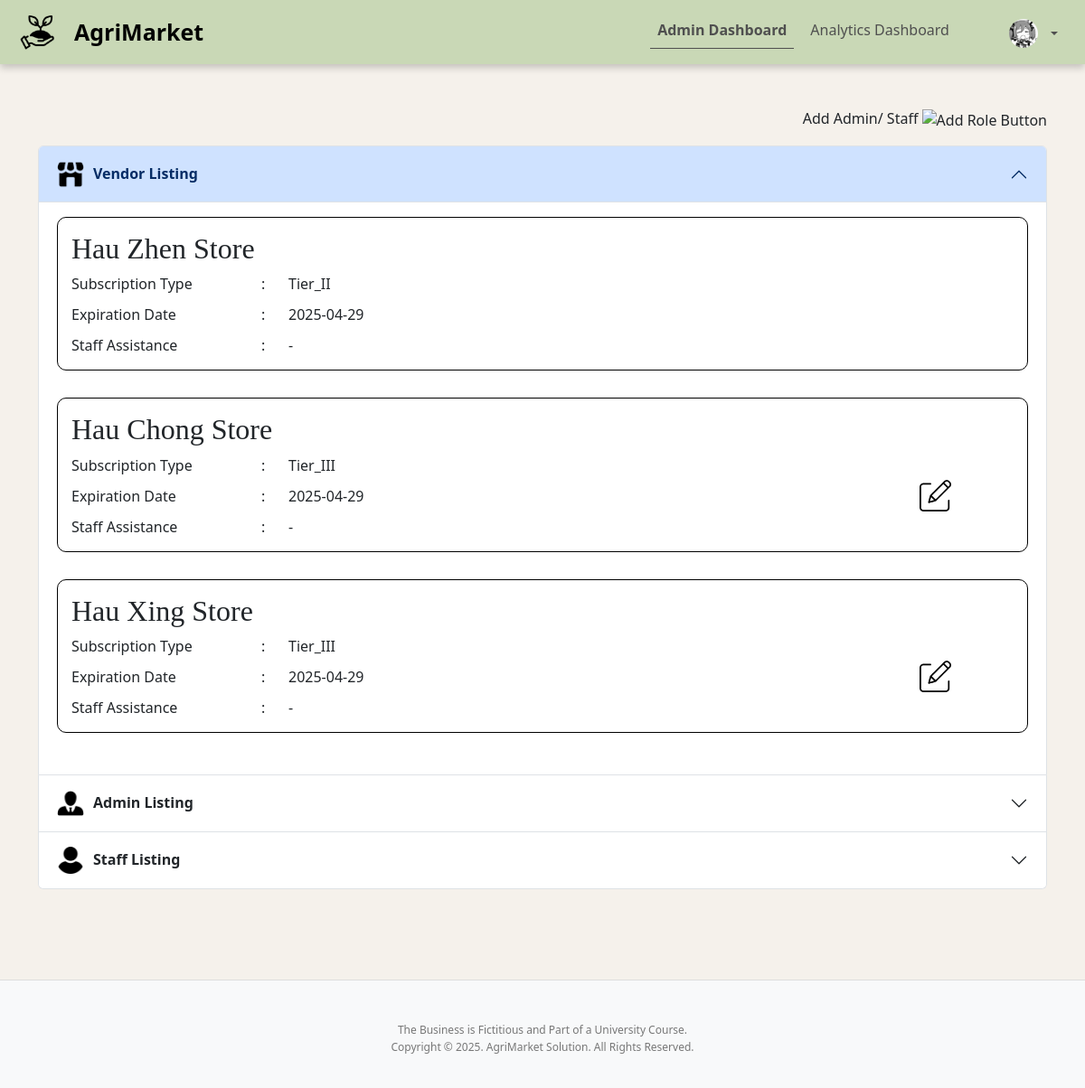
Screenshot of /Modules/admin/admin_dashboard.php (signed in) with the database file from the repository.
### tables this page shows
CREATE TABLE user (
    user_id INT AUTO_INCREMENT PRIMARY KEY,
    first_name VARCHAR(100) NOT NULL,
    last_name VARCHAR(100) NOT NULL,
    username VARCHAR(255) UNIQUE NOT NULL,
	user_image VARCHAR(255) NOT NULL,
    email VARCHAR(255) UNIQUE NOT NULL,
    password VARCHAR(255) NOT NULL,
    role ENUM('Customer', 'Vendor', 'Staff', 'Admin') NOT NULL,
    phone_number VARCHAR(20) UNIQUE NOT NULL,
    home_address VARCHAR(200) NOT NULL,
    last_online DATETIME
);

CREATE TABLE vendor (
    vendor_id INT AUTO_INCREMENT PRIMARY KEY,
    user_id INT NOT NULL,
    subscription_id INT,
    store_name VARCHAR(255) NOT NULL,
    subscription_start_date DATE,
    subscription_end_date DATE,
    assist_by INT NULL,
    FOREIGN KEY (user_id) REFERENCES user(user_id) ON DELETE CASCADE,
    FOREIGN KEY (subscription_id) REFERENCES subscription(subscription_id) ON DELETE SET NULL
);

CREATE TABLE subscription (
    subscription_id INT AUTO_INCREMENT PRIMARY KEY,
    plan_name VARCHAR(50) NOT NULL,
    subscription_price DECIMAL(10,2) NOT NULL,
    upload_limit INT NOT NULL,
    has_low_stock_alert BOOLEAN DEFAULT FALSE,
    has_staff_support BOOLEAN DEFAULT FALSE,
    has_analytics_access BOOLEAN DEFAULT FALSE
);

### includes/database.php (called while the page is built, shortened)
<?php
$servername = "localhost";
$username = "root";
$password = "";
$dbname = "agrimarket";
$conn = new mysqli($servername, $username, $password, $dbname);
function getUserImageFromUserID($user_id)
{
    global $conn;
    $stmt = $conn->prepare("SELECT user_image FROM user WHERE user_id = ?");
    $stmt->bind_param("i", $user_id);
    $stmt->execute();
    $result = $stmt->get_result();
    if ($result->num_rows === 1) {
        $row = $result->fetch_assoc();
        return $row['user_image'];
    }
    return "../../Assets/svg/person-circle.svg";
}
function getVendorList()
{
    global $conn;
    $sql = "SELECT v.vendor_id, v.store_name, s.plan_name, v.subscription_end_date,
                   IFNULL(CONCAT(u.first_name, ' ', u.last_name), '-') AS staff_assistance,
                   v.assist_by
            FROM vendor v
            LEFT JOIN user u ON u.user_id = v.assist_by
            JOIN subscription s ON v.subscription_id = s.subscription_id";
    $result = $conn->query($sql);
    return ($result->num_rows > 0) ? $result->fetch_all(MYSQLI_ASSOC) : [];
}

### Modules/admin/admin_dashboard.php (the view, shortened to what this page needs)
<?php
$user_id = $_SESSION['user_id'] ?? null;
include '../../includes/database.php';
$vendorList = getVendorList();
?>
<!DOCTYPE html>
<html lang="en">
<head>
    <link rel="stylesheet" href="../../css/admin_dashboard.css">
</head>
<body class="admin_dashboard">
    <?php include '../../includes/header.php'; ?>
    <div class="container mt-5">
        <div class="addRole">
            <p>Add Admin/ Staff
                <img src="../../Assets/img/addStaff.png" alt="Add Role Button" style="width:30px; height:auto;cursor:pointer;" class="addRoleBTN" data-bs-toggle="modal" data-bs-target=#addStaffModal>
            </p>
        </div>
        <div class="accordion" id="accordionPanels">
            <div class="accordion-item">
                <h2 class="accordion-header">
                    <button class="accordion-button" type="button" data-bs-toggle="collapse" data-bs-target="#panelsStayOpen-collapseOne" aria-expanded="true" aria-controls="panelsStayOpen-collapseOne">
                        <img src="../../Assets/img/vendor.png" alt="vendor icon" style="width:30px; height:auto;margin-right:10px;">
                        <strong>Vendor Listing</strong>
                    </button>
                </h2>
                <div id="panelsStayOpen-collapseOne" class="accordion-collapse collapse show">
                    <div class="accordion-body">
                        <?php if (!empty($vendorList)): ?>
                            <?php foreach ($vendorList as $vendor): ?>
                                <div class="Vendor-Card" data-vendor-id="<?= htmlspecialchars($vendor['vendor_id']); ?>">
                                    <div class="Vendor-Listing-Container-Header">
                                        <h2><?= htmlspecialchars($vendor['store_name']); ?></h2>
                                    </div>
                                    <div class="Vendor-Card-Body">
                                        <div class="Vendor-Listing-Container-Content">
                                            <span class="label">Subscription Type</span> <span class="colon">:</span> <?= $vendor['plan_name']; ?>
                                            <span class="label">Expiration Date</span> <span class="colon">:</span> <?= $vendor['subscription_end_date']; ?>
                                            <span class="label">Staff Assistance</span> <span class="colon">:</span>
                                            <span class="staff-assistance"><?= $vendor['staff_assistance']; ?></span>
                                        </div>
                                        <?php if ($vendor['plan_name'] == 'Tier_III'): ?>
                                            <div class="Vendor-Listing-Container-Button">
                                                <img src="../../Assets/img/edit.png" alt="Add Assistance Button"
                                                    data-vendor-id="<?= htmlspecialchars($vendor['vendor_id']); ?>"
                                                    data-store="<?= htmlspecialchars($vendor['store_name']); ?>"
                                                    data-subscription-type="<?= htmlspecialchars($vendor['plan_name']); ?>"
                                                    data-expiration-date="<?= htmlspecialchars($vendor['subscription_end_date']); ?>"
                                                    data-assistance-name="<?= htmlspecialchars($vendor['staff_assistance']); ?>"
                                                    data-assistance-id="<?= htmlspecialchars($vendor['assist_by']); ?>"
                                                    onclick="editVendorListing(this)">
                                            </div>
                                        <?php endif; ?>
                                    </div>
                                </div>
                            <?php endforeach; ?>
                        <?php else: ?>
                            <div class="No-Data">
                                <p>---No Vendor Found---</p>
                            </div>
                        <?php endif; ?>
                    </div>
                </div>
            </div>
            <div class="accordion-item">
                <h2 class="accordion-header">
                    <button class="accordion-button collapsed" type="button" data-bs-toggle="collapse" data-bs-target="#panelsStayOpen-collapseThree" aria-expanded="false" aria-controls="panelsStayOpen-collapseThree">
                        <img src="../../Assets/img/admin.png" alt="vendor icon" style="width:30px; height:auto; margin-right:10px">
                        <strong>Admin Listing</strong>
                    </button>
                </h2>
            </div>
            <div class="accordion-item">
                <h2 class="accordion-header">
                    <button class="accordion-button collapsed" type="button" data-bs-toggle="collapse" data-bs-target="#panelsStayOpen-collapseTwo" aria-expanded="false" aria-controls="panelsStayOpen-collapseTwo">
                        <img src="../../Assets/img/staff.png" alt="staff icon" style="width:30px; height:auto; margin-right:10px">
                        <strong>Staff Listing</strong>
                    </button>
                </h2>
            </div>
        </div>
    </div>
    <?php include '../../includes/footer_2.php'; ?>
</body>
</html>

### includes/header.php (shortened to what this page needs)
<?php
require_once '../../includes/database.php';
$user_id = $_SESSION['user_id'];
$role = $_SESSION['role'];
$user_image = getUserImageFromUserID($user_id);
$homeLink = "#";
if ($role === "Customer") {
    $homeLink = "../customer/main_page.php";
} elseif ($role === "Vendor") {
    $homeLink = "../customer/main_page.php";
} elseif ($role === "Staff") {
    $homeLink = "../staff/staff_dashboard.php";
} elseif ($role === "Admin") {
    $homeLink = "../admin/admin_dashboard.php";
}
$currentPage = basename($_SERVER['PHP_SELF']);
?>
<!DOCTYPE html>
<html lang="en">
<head>
    <link href="https://cdn.jsdelivr.net/npm/bootstrap@5.3.0/dist/css/bootstrap.min.css" rel="stylesheet">
    <link rel="stylesheet" href="../../css/header.css">
</head>
<body>
    <nav class="navbar navbar-expand-lg">
        <div class="container-fluid">
            <a class="navbar-brand" href="<?php echo $homeLink; ?>">
                <img src="../../Assets/img/logo.png" alt="logo" class="logo">
                AgriMarket
            </a>
            <div class="collapse navbar-collapse" id="navbarNav">
                <ul class="navbar-nav ms-auto">
                    <?php if ($role === "Admin"): ?>
                        <li class="nav-item">
                            <a class="nav-link <?php echo ($currentPage == 'admin_dashboard.php') ? 'active' : ''; ?>"
                                href="../admin/admin_dashboard.php">Admin Dashboard</a>
                        </li>
                        <li class="nav-item">
                            <a class="nav-link <?php echo ($currentPage == 'analytics_dashboard.php') ? 'active' : ''; ?>"
                                href="../admin/analytics_dashboard.php">Analytics Dashboard</a>
                        </li>
                    <?php endif; ?>
                    <li class="nav-item dropdown profile-item">
                        <a class="nav-link dropdown-toggle" href="#" id="navbarDropdown" role="button"
                            data-bs-toggle="dropdown" aria-expanded="false">
                            <img src="<?php echo '../../' . htmlspecialchars($user_image); ?>" alt="Profile"
                                class="rounded-circle" style="width: 32px; height: 32px; object-fit: cover;">
                        </a>
                    </li>
                </ul>
            </div>
        </div>
    </nav>
</body>
</html>

### css/admin_dashboard.css (style rules this page uses)
body.admin_dashboard { background-color: #f5f1eb; }
.addRole { display: flex; justify-content: flex-end; align-items: center; gap: 10px; }
.accordion { margin-bottom: 100px; }
.Vendor-Card, .Staff-Card, .Admin-Card { border: 1px solid black; padding: 15px; margin-bottom: 30px; border-radius: 10px; display: flex; flex-direction: column; }
.Vendor-Listing-Container-Header h2, .Staff-Listing-Container-Header h2, .Admin-Listing-Container-Header h2 { font-family:Cambria, Cochin, Georgia, Times, 'Times New Roman', serif }
.Vendor-Card-Body, .Staff-Card-Body, .Admin-Card-Body { display: flex; justify-content: space-between; align-items: center; width: 100%; }
.Vendor-Listing-Container-Content, .Staff-Listing-Container-Content, .Admin-Listing-Container-Content { display: grid; grid-template-columns: 200px 20px auto; gap: 10px; }
.Admin-Listing-Container-Button, .Vendor-Listing-Container-Button { width:10%; margin-right:20px; }
.Admin-Listing-Container-Button img, .Vendor-Listing-Container-Button img { width: 35px; height: 35px; cursor: pointer; margin-left: 20px; }

### css/header.css (style rules this page uses)
.navbar { background-color:#c9d8b6; margin-bottom: 30px; box-shadow: 0px 4px 8px rgba(0, 0, 0, 0.2); }
.navbar .logo { width: 45px; height: 45px; margin-right: 15px; margin-left: 10px; }
.navbar .navbar-brand { display: flex; align-items: center; font-size: 25px; font-weight: bold; color: #000000; }
.navbar-brand { display: flex; align-items: center; }
.navbar .nav-link { color: #4f4f4f; }
.navbar .nav-link.active { color: #4f4f4f; font-weight: bold; border-bottom: 1px solid #4f4f4f; }
.nav-item { margin-right: 10px; }
.profile-item { margin-left: 30px; }
.navbar-nav.ms-auto .nav-link { margin-top: 2px; display: flex; align-items: center; }
.navbar-nav .nav-link img { margin-left: 10px; margin-right: 10px; width: 32px; height: 32px; transition: transform 0.2s ease; }

### rows the page displays
user: user_image (picture)
vendor: store_name "Hau Zhen Store", subscription.plan_name "Tier_II", subscription_end_date "2025-04-29", staff_assistance "-"
vendor: store_name "Hau Chong Store", subscription.plan_name "Tier_III", subscription_end_date "2025-04-29", staff_assistance "-"
vendor: store_name "Hau Xing Store", subscription.plan_name "Tier_III", subscription_end_date "2025-04-29", staff_assistance "-"
